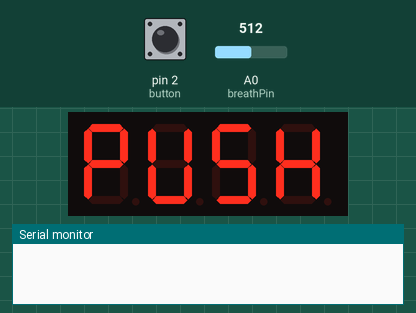
Bench run of a sketch on a simulated Arduino Uno, built with avr-gcc and run on an emulated ATmega328P. Parts: 4-digit seven-segment display, the last lines printed to the serial monitor. The test bench sets the inputs (shaded band); at power-on: pin 2 (button) HIGH, A0 (breathPin) = 512.

Above: at 1.2 s.
1.3 s: pin 2 (button) pulled LOW for 0.15 s
At 4.31 s:
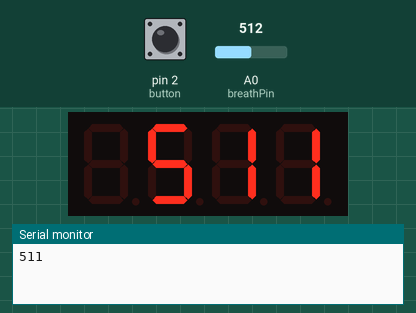
4.4 s: pin 2 (button) pulled LOW for 1 s
At 5.3 s:
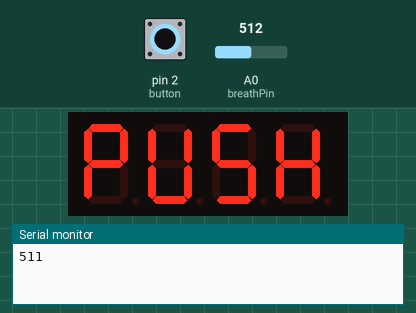
6.9 s: pin 2 (button) pulled LOW for 3.2 s
At 10.5 s:
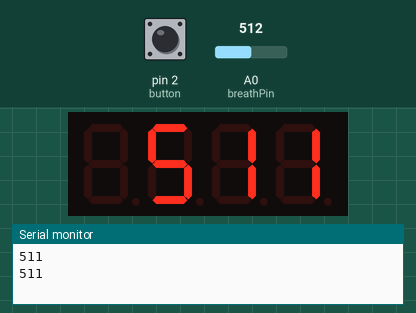
Timing chart, 0 to 12.0 s (numbered marks = the images above; inputs shaded):
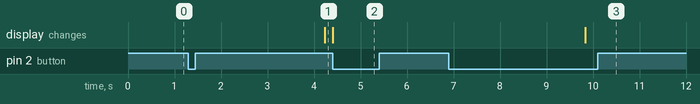

Measured:
- after the input at 1.3 s, the display: changes after 2.9 s (image 1)
- after the input at 4.4 s, the display: changes at once (image 2)
- after the input at 6.9 s, the display: changes after 2.9 s (image 3)

The sketch:

Breathalyzer.ino
```cpp
#include <Wire.h>
#include "Adafruit_LEDBackpack.h"
#include "Adafruit_GFX.h"

#define BM_P 0b01110011
#define BM_U 0b00111110
#define BM_S 0b01101101
#define BM_H 0b01110110

#define STATE_PUSHED 0
#define STATE_DISPLAY 1
#define STATE_IDLE 2
#define STATE_SEND 3

int state = STATE_IDLE;

const int breathPin = 0;    // the pin that the potentiometer is attached to
const int button = 2;

Adafruit_7segment matrix = Adafruit_7segment();

void buttonPushed()
{
  if (state == STATE_IDLE)
    state = STATE_PUSHED;
  else if (state == STATE_DISPLAY)
    state = STATE_SEND;
}

void setup() {
  Serial.begin(9600);
  matrix.begin(0x70);

  pinMode(button, INPUT);
  digitalWrite(button, HIGH);   // configure pull-up resistor
  attachInterrupt(0, buttonPushed, FALLING);

  printPush();
}

void loop() {

  if (state == STATE_PUSHED)
  {
    // start doing things
    int breath = readBreath();
    Serial.println(breath);

    //breath -= 20;
    //if (breath < 0)
      //breath = 0;

    matrix.print(breath, DEC);
    matrix.writeDisplay();

    state = STATE_DISPLAY;
  }

  if (state == STATE_SEND)
  {
    // push over to twitter

    // next state is idle
    printPush();
    delay(1000);
    state = STATE_IDLE;
  }

}


void printPush()
{
  matrix.writeDigitRaw(0, BM_P);
  matrix.writeDigitRaw(1, BM_U);
  matrix.writeDigitRaw(3, BM_S);
  matrix.writeDigitRaw(4, BM_H);
  matrix.writeDisplay();
}

int readBreath()
{
  int oter = 1000;
  int iter = 10;
  unsigned long sensorReading = 0;
  for (int i = 0 ; i < oter ; i++)
  {
    unsigned long s = 0;
    for (int j = 0 ; j < iter ; j++)
      s += analogRead(breathPin);
    s = 1023 - s/iter;
    if (s > sensorReading)
      sensorReading = s;
    rotationPattern();
  }
  return sensorReading;
}

void rotationPattern()
{
  static int cur = 0;

  if (cur == 0)
  {
    matrix.writeDigitRaw(0, 0b00001000);
    matrix.writeDigitRaw(1, 0);
    matrix.writeDigitRaw(3, 0);
    matrix.writeDigitRaw(4, 0);
  }
  else if (cur == 1)
  {
    matrix.writeDigitRaw(1, 0b00001000);
    matrix.writeDigitRaw(0, 0);
    matrix.writeDigitRaw(3, 0);
    matrix.writeDigitRaw(4, 0);
  }
  else if (cur == 2)
  {
    matrix.writeDigitRaw(3, 0b00001000);
    matrix.writeDigitRaw(1, 0);
    matrix.writeDigitRaw(0, 0);
    matrix.writeDigitRaw(4, 0);
  }
  else if (cur == 3)
  {
    matrix.writeDigitRaw(4, 0b00001000);
    matrix.writeDigitRaw(1, 0);
    matrix.writeDigitRaw(3, 0);
    matrix.writeDigitRaw(0, 0);
  }
  else if (cur == 4)
  {
    matrix.writeDigitRaw(4, 0b00000100);
    matrix.writeDigitRaw(1, 0);
    matrix.writeDigitRaw(3, 0);
    matrix.writeDigitRaw(0, 0);
  }
  else if (cur == 5)
  {
    matrix.writeDigitRaw(4, 0b00000010);
    matrix.writeDigitRaw(1, 0);
    matrix.writeDigitRaw(3, 0);
    matrix.writeDigitRaw(0, 0);
  }
  else if (cur == 6)
  {
    matrix.writeDigitRaw(4, 0b00000001);
    matrix.writeDigitRaw(1, 0);
    matrix.writeDigitRaw(3, 0);
    matrix.writeDigitRaw(0, 0);
  }
  else if (cur == 7)
  {
    matrix.writeDigitRaw(3, 0b00000001);
    matrix.writeDigitRaw(1, 0);
    matrix.writeDigitRaw(0, 0);
    matrix.writeDigitRaw(4, 0);
  }
  else if (cur == 8)
  {
    matrix.writeDigitRaw(1, 0b00000001);
    matrix.writeDigitRaw(0, 0);
    matrix.writeDigitRaw(3, 0);
    matrix.writeDigitRaw(4, 0);
  }
  else if (cur == 9)
  {
    matrix.writeDigitRaw(0, 0b00000001);
    matrix.writeDigitRaw(1, 0);
    matrix.writeDigitRaw(3, 0);
    matrix.writeDigitRaw(4, 0);
  }
  else if (cur == 10)
  {
    matrix.writeDigitRaw(0, 0b00100000);
    matrix.writeDigitRaw(1, 0);
    matrix.writeDigitRaw(3, 0);
    matrix.writeDigitRaw(4, 0);
  }
  else if (cur == 11)
  {
    matrix.writeDigitRaw(0, 0b00010000);
    matrix.writeDigitRaw(1, 0);
    matrix.writeDigitRaw(3, 0);
    matrix.writeDigitRaw(4, 0);
  }
  matrix.writeDisplay();
  cur = (cur+1)%12;
}
```
